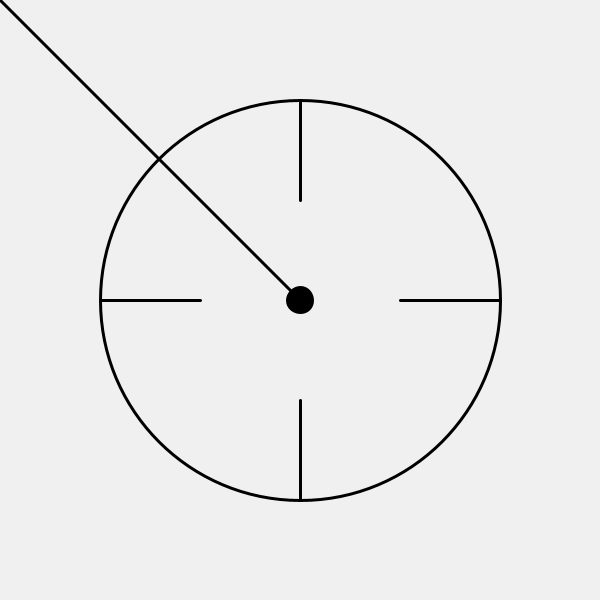
Frame 1 (no input)
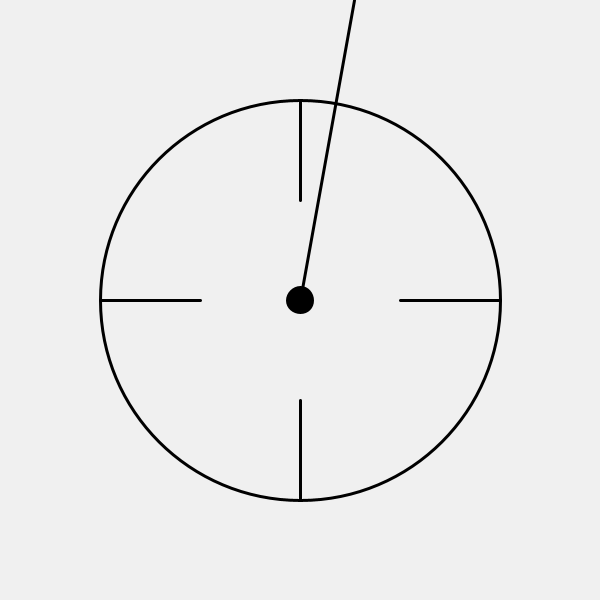
Frame 60 (the mouse pressed at the canvas centre just before this capture)
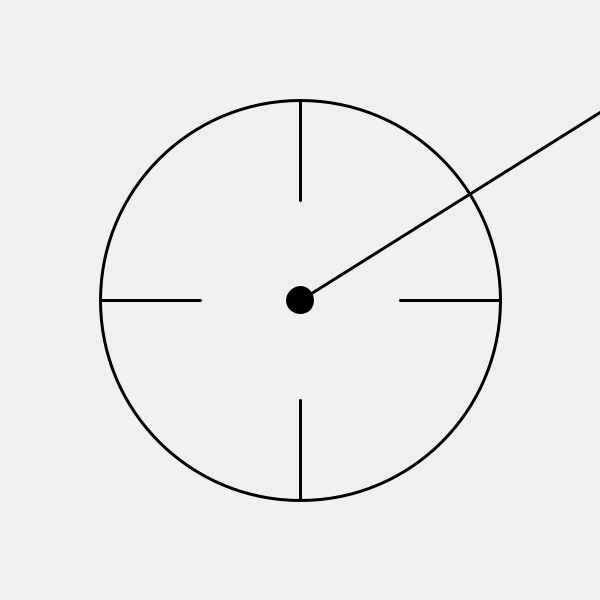
Frame 120 (the mouse held since frame 60 and released just before this capture)

The Processing sketch that drew these frames (run headless with seeded random() and noise(); from frame 60 on, the mouse is pressed at the canvas centre):

// Processing sketch: sketch_02_hmwk_2
// ── sketch_02_hmwk_2.pde
//Global Variables

int x = 0;
int y = 0;

//speed of a radar line
int speed = 6;
int state = 0;

void setup () {
  
 size (600, 600); 
 
}

void draw () {
  
  background (240);
  noFill ();
  stroke (0);
  strokeWeight (3);
  ellipse (width/2, height/2, 400, 400);
  fill (0);
  ellipse (width/2, height/2, 25, 25);
  line (300, 100, 300, 200);
  line (200, 300, 100, 300);
  line (300, 400, 300, 500);
  line (500, 300, 400, 300);
  line (width/2, height/2, x, y);
  
  if (state == 0) {
    x+=speed;
    if (x > width) {
    state = 1;
    }
  } else if (state == 1) {
    y+=speed;
      if (y > height) {
        state = 2;
    } 
    
    println(state);

    if (state == 2) {
        x=-speed+x;
        println(x);
        //println(y);
      if (x < 0) {
        state = 3;
    } else if (state == 3) {
      y-=speed;
        if (y < 0) {
          state = 0;
        }
      }
   }
    
    }
   
    
    } 

  

  

  
